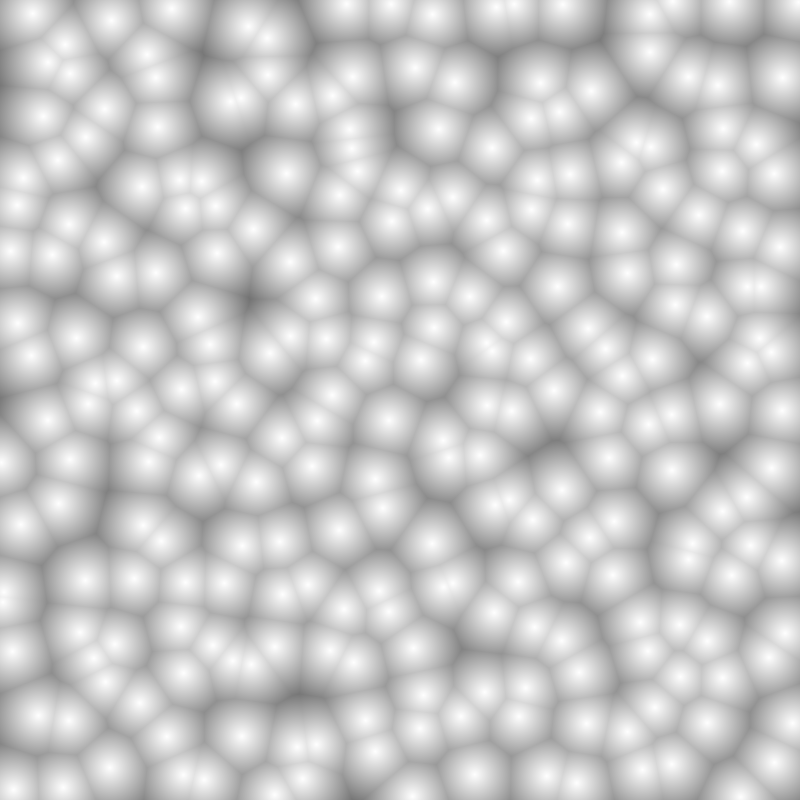
Frame 1 (no input)
Frame 60 (the mouse pressed at the canvas centre just before this capture): identical to frame 1, image omitted
Frame 120 (the mouse held since frame 60 and released just before this capture): identical to frame 1, image omitted

The Processing sketch that drew this single still picture (run headless with seeded random() and noise(); from frame 60 on, the mouse is pressed at the canvas centre):

// Processing sketch: points_cloud
// ── points_cloud.pde
class Tile {
  PVector pos;
  final int ix, iy;
  PVector point;
  Tile(int ix, int iy) {
    this.ix = ix;
    this.iy = iy;
    pos = new PVector(ix * TILE_SIZE, iy * TILE_SIZE);
    point = new PVector(random(pos.x, pos.x + TILE_SIZE), random(pos.y, pos.y + TILE_SIZE));
  }

  void draw() {
    noFill();
    stroke(255, 128);
    rect(pos.x, pos.y, pos.x + TILE_SIZE, pos.y + TILE_SIZE);
    fill(255, 128);
    ellipse(point.x, point.y, 5, 5);
  }
}


Tile[][] tiles;

final int TILE_SIZE = 50;
int TA, TD;

void setup() {
  size(800, 800);


  TA = width / TILE_SIZE;
  TD = height / TILE_SIZE;

  tiles = new Tile[TA][TD];
  for (int x = 0; x < TA; x += 1) {
    for (int y = 0; y < TD; y += 1) {
      tiles[x][y] = new Tile(x, y);
    }
  }
}

boolean OOB(int x, int y) {
  return (x < 0 || x > TA-1 || y < 0 || y > TD - 1);
}


void draw() {
  background(51);

  for (int x = 0; x < TA; x += 1) {
    for (int y = 0; y < TD; y += 1) {
      tiles[x][y].draw();
    }
  }
  
  loadPixels();
  for (int x = 0; x < width; x += 1) {
    for (int y = 0; y < height; y += 1) {
      PVector closest = null;
      float shortest_dist = -1;
      int xi = x / TILE_SIZE;
      int yi = y / TILE_SIZE;
      for (int xx = -1; xx < 2; xx += 1) {
        for (int yy = -1; yy < 2; yy += 1) {
          int xp = xi + xx;
          int yp = yi + yy;
          
          if (!OOB(xp,yp)) {
            Tile t = tiles[xp][yp];
            PVector p = t.point;
            float dist = dist(p.x, p.y, x,y);
            if (closest == null || dist < shortest_dist) {
              closest = p;
              shortest_dist = dist;
            }
            
          }
        }
      }
      if (closest != null) {
        float d = 1 - (shortest_dist / (TILE_SIZE * 2));
        pixels[y * width + x] = color(255 * d);
        
      }
    }
  }
  updatePixels();
}
